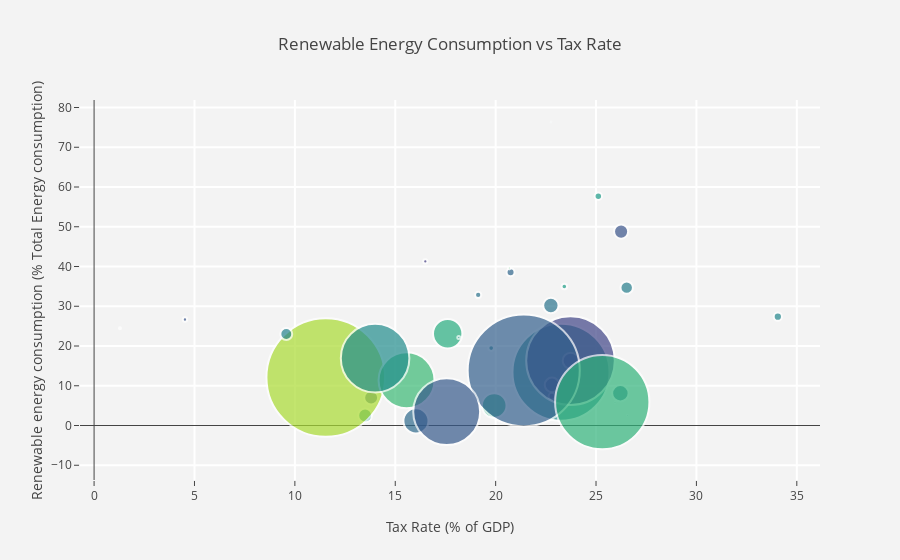

This figure's notebook cell:
### Markdown cell above
**Suprisingly Norway, Sweden and Iceland have the highest RE consumption. This is interesting as Norway also had a high CO2 emission rate, therefore either Norway uses a lot of energy, or its CO2 emission stem from the fact it exports oil/other sources**

I will try to see if renewable energy consumption is affected by factors like tax rate. The reason I am using tax rate is because I believe countries that have a higher tax rate, have more collectivism ideas rather than individualism. Thus, they will be more environmental friendly. Again I will first primarily focus on Europe.

I will make a bubble chart again and set the size of the bubbles according to the population, to depict population of the country as well

### Code cell
traceeuro = go.Scatter(
    x=world['Tax Revenue (% of GDP)'],
    y=world['Renewable energy consumption (% Total Energy consumption)'],
    mode='markers',
    name='Europe',
    text=world.index,
    marker=dict(
        sizemode='diameter',
        color = np.random.randn(500), #set color equal to a variable
        colorscale='Viridis',
        sizeref=0.85,
        size=world['Total Population']/800000,
        line=dict(
            width=2
        ),
    )
)


data4 = [traceeuro]
layout4 = go.Layout(
    title='Renewable Energy Consumption vs Tax Rate',
    xaxis=dict(
        title='Tax Rate (% of GDP)',
        gridcolor='rgb(255, 255, 255)',
        zerolinewidth=1,
        ticklen=5,
        gridwidth=2,
    ),
    yaxis=dict(
        title='Renewable energy consumption (% Total Energy consumption)',
        gridcolor='rgb(255, 255, 255)',
        zerolinewidth=1,
        ticklen=5,
        gridwidth=2,
    ),
    paper_bgcolor='rgb(243, 243, 243)',
    plot_bgcolor='rgb(243, 243, 243)',
)

fig4 = go.Figure(data=data4, layout=layout4)
iplot(fig4)

### Figure 1 — Plotly figure (JSON) as saved in the notebook; plotly's stock layout.template omitted (floating-point values rounded to 4 significant figures; data arrays with more than 128 entries replaced by an {"elided": "..."} marker saying what was removed)
{"data": [{"marker": {"color": {"elided": "500 float values"}, "colorscale": "Viridis", "line": {"width": 2}, "size": [3.621, 10.6, 11.77, 11.83, 13.98, 4.779, 5.32, 1.427, 7.019, 1.647, 6.799, 82.47, 4.72, 100.8, 13.71, 12.37, 0.4047, 5.748, 75.29, 21.29, 2.516, 3.697, 0.6792, 0.5292, 21.01, 6.35, 47.55, 13.07, 24.98, 2.575, 58.28, 12.0, 10.11, 95.28, 56.86, 80.16], "sizemode": "diameter", "sizeref": 0.85}, "mode": "markers", "name": "Europe", "text": ["Albania", "Austria", "Azerbaijan", "Belarus", "Belgium", "Bosnia and Herzegovina", "Croatia", "Cyprus", "Denmark", "Estonia", "Finland", "France", "Georgia", "Germany", "Greece", "Hungary", "Iceland", "Ireland", "Italy", "Kazakhstan", "Latvia", "Lithuania", "Luxembourg", "Malta", "Netherlands", "Norway", "Poland", "Portugal", "Romania", "Slovenia", "Spain", "Sweden", "Switzerland", "Turkey", "Ukraine", "United Kingdom"], "type": "scatter", "x": [16.5, 26.53, 13.5, 13.8, 26.21, 19.78, 19.13, 23.33, 34.06, 1.29, 20.74, 23.25, 23.42, 11.54, 23.74, 22.81, 22.76, 22.8, 23.73, 16.03, 20.68, 4.526, 25.94, 26.55, 19.93, 25.11, 15.56, 22.75, 17.61, 18.16, 14.0, 26.25, 9.572, 21.4, 17.56, 25.31], "y": [41.29, 34.69, 2.526, 7.009, 8.119, 19.48, 32.84, 9.516, 27.38, 24.48, 38.54, 13.41, 34.98, 12.09, 16.29, 10.22, 76.36, 7.361, 16.32, 1.165, 39.6, 26.67, 5.812, 2.586, 5.028, 57.69, 11.4, 30.19, 23.09, 22.14, 16.95, 48.78, 23.02, 13.86, 3.487, 5.9]}], "layout": {"paper_bgcolor": "rgb(243, 243, 243)", "plot_bgcolor": "rgb(243, 243, 243)", "title": "Renewable Energy Consumption vs Tax Rate", "xaxis": {"gridcolor": "rgb(255, 255, 255)", "gridwidth": 2, "ticklen": 5, "title": "Tax Rate (% of GDP)", "zerolinewidth": 1}, "yaxis": {"gridcolor": "rgb(255, 255, 255)", "gridwidth": 2, "ticklen": 5, "title": "Renewable energy consumption (% Total Energy consumption)", "zerolinewidth": 1}}}
